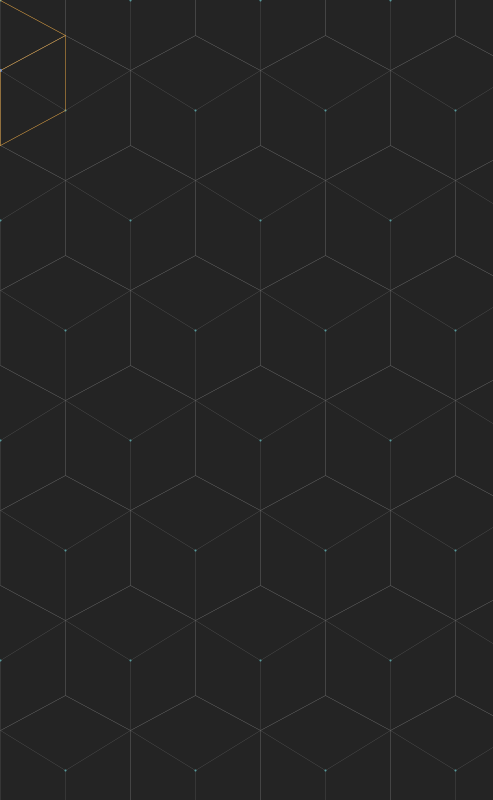
Frame 1 (no input)
Frame 60 (the mouse pressed at the canvas centre just before this capture): identical to frame 1, image omitted
Frame 120 (the mouse held since frame 60 and released just before this capture): identical to frame 1, image omitted

The Processing sketch that drew this single still picture (run headless with seeded random() and noise(); from frame 60 on, the mouse is pressed at the canvas centre):

// Processing sketch: hexagon
// ── hexagon.pde


ArrayList<Box>       boxes = new ArrayList<Box>();
ArrayList<Mask>      inactiveMasks = new ArrayList<Mask>();
ArrayList<Mask>      activeMasks = new ArrayList<Mask>();

void activate()
{
  if (inactiveMasks.isEmpty()) { return; }

  int idx = (int) random(0, inactiveMasks.size());
  Mask m = inactiveMasks.get(idx);
  inactiveMasks.remove(idx);
  activeMasks.add(m);
}

void setup()
{
  size(493, 800);
  background(23);

  { // boxes /////////////////////////////////////////////////////////
    for (int x = 0; x <= width+128; x+=130)
    {
      for (int y = 0; y <= height+50; y+=220)
      { 
        pushStyle();
        stroke(#4DA6AA);
        strokeWeight(3);
        point(x, y);
        popStyle();
        Box b = new Box(x, y);
        boxes.add(b);
      }
    }
  
    for (int x = 65; x <= width; x+=130)
    {
      for (int y = 110; y <= height; y+=220)
      {
        Box b = new Box(x, y);
        boxes.add(b);
      }
    }
  }

  { // masks /////////////////////////////////////////////////////////
    for (int x = -65; x <= width+128; x+=130)
    {
      for (int y = -40; y <= height+50; y+=220)
      { 
        Mask m = new Mask(x, y);
        inactiveMasks.add(m);
      }
    }
  
    for (int x = -130; x <= width+128; x+=130)
    {
      for (int y = 70; y <= height+50; y+=220)
      { 
        Mask m = new Mask(x, y);
        inactiveMasks.add(m);
      }
    }
  }
  activate();
  
  smooth(); // like a baby
}

void draw()
{
  background(36);

  for (int i = 0; i < boxes.size(); i++)
  {
    boxes.get(i).display();
  }
  for (int i = 0; i < activeMasks.size(); i++)
  {
    activeMasks.get(i).display();
  }
}

void mouseClicked()
{
  activate();
}

// ── Box.pde
 //<>//

class Box
{
  PVector m_center = new PVector();
  PVector m_top;  
  PVector m_bottom;

  PVector m_upperLeft;
  PVector m_upperRight;

  PVector m_lowerLeft;
  PVector m_lowerRight;


  Box(int x, int y)
  {
    m_center.x = x;
    m_center.y = y;

    m_top    = m_center.copy().add(new PVector(0, -75));
    m_bottom = m_center.copy().add(new PVector(0, 70));

    m_upperRight = m_center.copy().add(new PVector(65, -40));
    m_upperLeft  = m_center.copy().add(new PVector(-65, -40));

    m_lowerRight = m_bottom.copy().add(new PVector(65, -35));
    m_lowerLeft  = m_bottom.copy().add(new PVector(-65, -35));
  }

  void display()
  {
    pushMatrix();

    pushStyle();
    noFill();
    stroke(#4DA6AA);
    strokeWeight(2);
    point(m_center.x, m_center.y);

    strokeWeight(.2);
    stroke(122);

    line(m_center.x, m_center.y, m_bottom.x, m_bottom.y); 

    line(m_top.x, m_top.y, m_upperRight.x, m_upperRight.y);
    line(m_top.x, m_top.y, m_upperLeft.x, m_upperLeft.y);

    line(m_center.x, m_center.y, m_upperRight.x, m_upperRight.y);
    line(m_center.x, m_center.y, m_upperLeft.x, m_upperLeft.y);

    line(m_bottom.x, m_bottom.y, m_lowerRight.x, m_lowerRight.y);
    line(m_bottom.x, m_bottom.y, m_lowerLeft.x, m_lowerLeft.y);

    line(m_lowerRight.x, m_lowerRight.y, m_upperRight.x, m_upperRight.y);
    line(m_lowerLeft.x, m_lowerLeft.y, m_upperLeft.x, m_upperLeft.y);

    popStyle();
    popMatrix();
  }
}

// ── Mask.pde


class Mask
{
  PVector m_center = new PVector();
  PVector m_top;  
  PVector m_bottom;

  PVector m_upperLeft;
  PVector m_upperRight;

  PVector m_lowerLeft;
  PVector m_lowerRight;
  
  Mask(int x, int y)
  {
    m_center.x = x;
    m_center.y = y;

    m_top    = m_center.copy().add(new PVector(0, -70));
    m_bottom = m_center.copy().add(new PVector(0, 75));

    m_upperRight = m_center.copy().add(new PVector(65, -35));
    m_upperLeft  = m_center.copy().add(new PVector(-65, -35));

    m_lowerRight = m_bottom.copy().add(new PVector(65, -35));
    m_lowerLeft  = m_bottom.copy().add(new PVector(-65, -35));
  }

  void display()
  {
    pushMatrix();

    pushStyle();
    noFill();
    stroke(#558DEA);
    strokeWeight(3);
    point(m_center.x, m_center.y);
    
    strokeWeight(0.5);
    stroke(#EAA845);

    line(m_center.x, m_center.y, m_bottom.x, m_bottom.y); 

    line(m_top.x, m_top.y, m_upperRight.x, m_upperRight.y);
    line(m_top.x, m_top.y, m_upperLeft.x, m_upperLeft.y);

    line(m_center.x, m_center.y, m_upperRight.x, m_upperRight.y);
    line(m_center.x, m_center.y, m_upperLeft.x, m_upperLeft.y);

    line(m_bottom.x, m_bottom.y, m_lowerRight.x, m_lowerRight.y);
    line(m_bottom.x, m_bottom.y, m_lowerLeft.x, m_lowerLeft.y);

    line(m_lowerRight.x, m_lowerRight.y, m_upperRight.x, m_upperRight.y);
    line(m_lowerLeft.x, m_lowerLeft.y, m_upperLeft.x, m_upperLeft.y);

    popStyle();
    popMatrix();
  }
}
